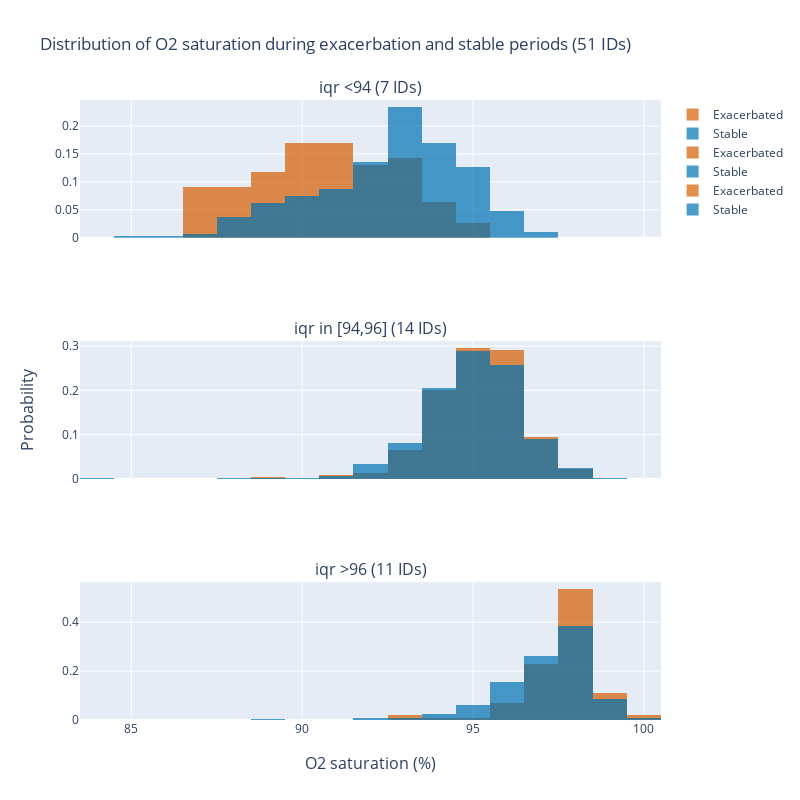

The code cell stored with this chart in its notebook:
### Code cell
# Create figure with 3 rows and 1 column
fig = make_subplots(rows=3, cols=1, shared_xaxes=True, x_title='O2 saturation (%)', y_title='Probability', 
  subplot_titles=(
    'iqr <94 ({} IDs)'.format(full_iqr[full_iqr['O2 Sat IQR']=='<94']['ID'].nunique()), 
  'iqr in [94,96] ({} IDs)'.format(full_iqr[full_iqr['O2 Sat IQR']=='[94,96]']['ID'].nunique()),
  'iqr >96 ({} IDs)'.format(full_iqr[full_iqr['O2 Sat IQR']=='>96']['ID'].nunique())
  )
  )

distplot(full_iqr[full_iqr['O2 Sat IQR']=='<94'], fig, 1, 1)
distplot(full_iqr[full_iqr['O2 Sat IQR']=='[94,96]'], fig, 2, 1)
distplot(full_iqr[full_iqr['O2 Sat IQR']=='>96'], fig, 3, 1)

fig.update_layout(width=800, height=800, title_text='Distribution of O2 saturation during exacerbation and stable periods ({} IDs)'.format(full_iqr['ID'].nunique()))
fig.show()

### Figure 1 — Plotly figure (JSON) as saved in the notebook; plotly's stock layout.template omitted (floating-point values rounded to 4 significant figures; data arrays with more than 128 entries replaced by an {"elided": "..."} marker saying what was removed)
{"data": [{"histnorm": "probability", "marker": {"color": "rgba(213,094,000,0.7)"}, "name": "Exacerbated", "type": "histogram", "x": [95, 93, 91, 90, 92, 93, 93, 89, 91, 91, 92, 88, 91, 92, 87, 94, 90, 91, 93, 89, 92, 92, 91, 94, 93, 93, 95, 94, 93, 91, 93, 92, 94, 94, 93, 93, 92, 90, 90, 87, 87, 87, 88, 87, 91, 91, 90, 90, 91, 90, 92, 90, 88, 88, 89, 90, 87, 90, 87, 91, 89, 89, 88, 88, 88, 89, 90, 89, 89, 90, 89, 91, 90, 91, 92, 92, 93], "xaxis": "x", "yaxis": "y"}, {"histnorm": "probability", "marker": {"color": "rgba(000,114,178,0.7)"}, "name": "Stable", "type": "histogram", "x": {"elided": "397 int values"}, "xaxis": "x", "yaxis": "y"}, {"histnorm": "probability", "marker": {"color": "rgba(213,094,000,0.7)"}, "name": "Exacerbated", "type": "histogram", "x": {"elided": "213 int values"}, "xaxis": "x2", "yaxis": "y2"}, {"histnorm": "probability", "marker": {"color": "rgba(000,114,178,0.7)"}, "name": "Stable", "type": "histogram", "x": {"elided": "998 int values"}, "xaxis": "x2", "yaxis": "y2"}, {"histnorm": "probability", "marker": {"color": "rgba(213,094,000,0.7)"}, "name": "Exacerbated", "type": "histogram", "x": [97, 98, 97, 96, 97, 97, 98, 97, 98, 99, 98, 97, 100, 98, 98, 98, 97, 99, 98, 93, 97, 98, 97, 98, 98, 98, 97, 97, 98, 97, 97, 98, 97, 98, 96, 98, 98, 97, 98, 98, 97, 97, 98, 97, 98, 95, 96, 97, 97, 98, 96, 98, 97, 98, 98, 97, 99, 99, 96, 98, 99, 99, 98, 98, 99, 93, 98, 99, 98, 98, 98, 98, 98, 99, 98, 98, 100, 98, 98, 99, 98, 99, 98, 98, 98, 94, 98, 96, 98, 98, 97, 98, 98, 98, 98, 98, 98, 96, 98, 98, 98], "xaxis": "x3", "yaxis": "y3"}, {"histnorm": "probability", "marker": {"color": "rgba(000,114,178,0.7)"}, "name": "Stable", "type": "histogram", "x": {"elided": "415 int values"}, "xaxis": "x3", "yaxis": "y3"}], "layout": {"annotations": [{"font": {"size": 16}, "showarrow": false, "text": "iqr <94 (7 IDs)", "x": 0.5, "xanchor": "center", "xref": "paper", "y": 1, "yanchor": "bottom", "yref": "paper"}, {"font": {"size": 16}, "showarrow": false, "text": "iqr in [94,96] (14 IDs)", "x": 0.5, "xanchor": "center", "xref": "paper", "y": 0.6111, "yanchor": "bottom", "yref": "paper"}, {"font": {"size": 16}, "showarrow": false, "text": "iqr >96 (11 IDs)", "x": 0.5, "xanchor": "center", "xref": "paper", "y": 0.2222, "yanchor": "bottom", "yref": "paper"}, {"font": {"size": 16}, "showarrow": false, "text": "O2 saturation (%)", "x": 0.5, "xanchor": "center", "xref": "paper", "y": 0, "yanchor": "top", "yref": "paper", "yshift": -30}, {"font": {"size": 16}, "showarrow": false, "text": "Probability", "textangle": -90, "x": 0, "xanchor": "right", "xref": "paper", "xshift": -40, "y": 0.5, "yanchor": "middle", "yref": "paper"}], "barmode": "overlay", "height": 800, "title": {"text": "Distribution of O2 saturation during exacerbation and stable periods (51 IDs)"}, "width": 800, "xaxis": {"anchor": "y", "domain": [0, 1], "gridwidth": 1, "matches": "x3", "showgrid": true, "showticklabels": false}, "xaxis2": {"anchor": "y2", "domain": [0, 1], "gridwidth": 1, "matches": "x3", "showgrid": true, "showticklabels": false}, "xaxis3": {"anchor": "y3", "domain": [0, 1], "gridwidth": 1, "showgrid": true}, "yaxis": {"anchor": "x", "domain": [0.7778, 1]}, "yaxis2": {"anchor": "x2", "domain": [0.3889, 0.6111]}, "yaxis3": {"anchor": "x3", "domain": [0, 0.2222]}}}
